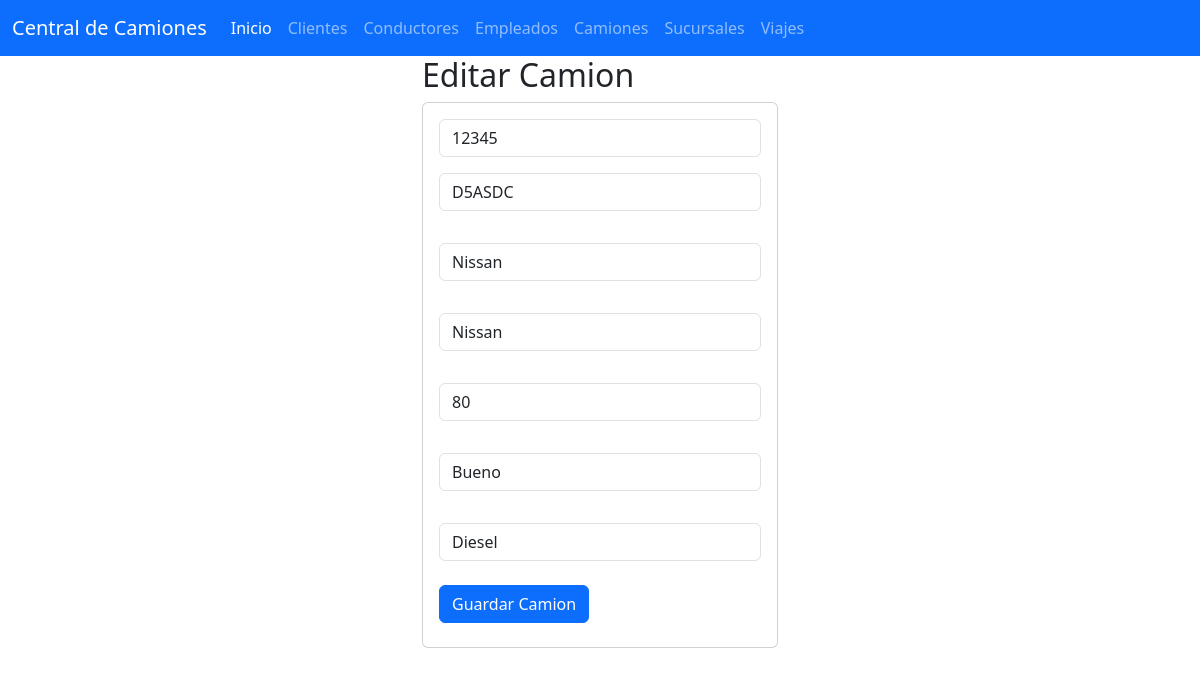
Screenshot of /seleccionarCamion/12345 with the database file from the repository.
### camiones_app/models.py (models this page shows, shortened)
class Camiones(models.Model):
    id_camion=models.CharField(primary_key=True,max_length=6)
    Matricula=models.CharField(max_length=50)
    Modelo=models.CharField(max_length=50)
    Marca=models.CharField(max_length=50)
    Capacidadpasajeros=models.CharField(max_length=50)
    Estadodelcamion=models.CharField(max_length=10)
    Tipodemotor=models.CharField(max_length=10)

### camiones_app/views.py (the view)
# urls.py: path("seleccionarCamion/<id_camion>",views.seleccionarCamion,name="seleccionarCamion"),
def seleccionarCamion(request, id_camion):
    camiones=Camiones.objects.get(id_camion=id_camion)
    return render(request,"editarCamiones.html",{"miscamiones": camiones})

### camiones_app/templates/editarCamiones.html
    {% extends "base.html" %}
    {% block cuerpo %}
    <div class="row">
        <div class="col-md-4 offset-md-4">
            <h2>Editar Camion</h2>
            <div class="card">
                <div class="card-body">
                <form action="/editarCamion/" method="POST"> {% csrf_token %}
                    <div class="form-group">
                    <input type="text" id="txtidcamion" name="txtidcamion" class="form-control"
                    value="{{miscamiones.id_camion}}"
                    minlenght="1" maxlenght="6" readonly required>
                    </div>
                    <div class="form-group py-3">
                    <input type="text" id="txtmatricula" name="txtmatricula" class="form-control"
                    value="{{miscamiones.Matricula}}" maxlenght="50"  required>
                    </div>
                    <div class="form-group py-3">
                        <input type="text" id="txtmodelo" name="txtmodelo" class="form-control"
                        value="{{miscamiones.Modelo}}" maxlenght="50" required>
                        </div>
                        <div class="form-group py-3">
                            <input type="text" id="txtmarca" name="txtmarca" class="form-control"
                            value="{{miscamiones.Marca}}" maxlenght="50" required>
                            </div>
                            <div class="form-group py-3">
                                <input type="text" id="txtpasajeros" name="txtpasajeros" class="form-control"
                                value="{{miscamiones.Capacidadpasajeros}}" maxlenght="50" required>
                                </div>
                                <div class="form-group py-3">
                                    <input type="text" id="txtestado" name="txtestado" class="form-control"
                                    value="{{miscamiones.Estadodelcamion}}" maxlenght="50"  required>
                                    </div>
                                    <div class="form-group py-3">
                                        <input type="text" id="txtmotor" name="txtmotor" class="form-control"
                                        value="{{miscamiones.Tipodemotor}}" maxlenght="50" required>
                                        </div>
                    <div class="form-group py-2">
                    <button type="submit" class="btn btn-primary">Guardar Camion</button>
                    </div>
                </form>
                </div>
            </div>
        </div>
    </div>
    {% endblock  %}

### rows the page displays
Camiones: txtidcamion "12345", txtmatricula "D5ASDC", txtmodelo "Nissan", txtmarca "Nissan", txtpasajeros "80", txtestado "Bueno", txtmotor "Diesel"
